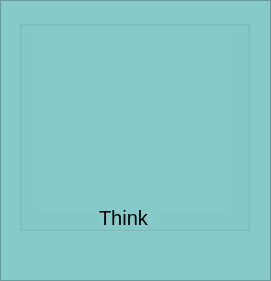
       <widget class="QFrame" name="frame_12">
        <property name="geometry">
         <rect>
          <x>1070</x>
          <y>12</y>
          <width>271</width>
          <height>281</height>
         </rect>
        </property>
        <property name="styleSheet">
         <string notr="true">background-color: rgb(135, 202, 202);</string>
        </property>
        <property name="frameShape">
         <enum>QFrame::StyledPanel</enum>
        </property>
        <property name="frameShadow">
         <enum>QFrame::Raised</enum>
        </property>
        <widget class="QGroupBox" name="groupBox_14">
         <property name="geometry">
          <rect>
           <x>19</x>
           <y>20</y>
           <width>231</width>
           <height>211</height>
          </rect>
         </property>
         <property name="title">
          <string/>
         </property>
         <widget class="QLabel" name="label_57">
          <property name="geometry">
           <rect>
            <x>20</x>
            <y>10</y>
            <width>191</width>
            <height>181</height>
           </rect>
          </property>
          <property name="toolTip">
           <string>Think Soluções em Tecnologia</string>
          </property>
          <property name="text">
           <string/>
          </property>
          <property name="pixmap">
           <pixmap>../Imagens/globe_earth_planet_2767.ico</pixmap>
          </property>
          <property name="scaledContents">
           <bool>true</bool>
          </property>
         </widget>
         <widget class="QLabel" name="label_60">
          <property name="geometry">
           <rect>
            <x>80</x>
            <y>190</y>
            <width>61</width>
            <height>16</height>
           </rect>
          </property>
          <property name="font">
           <font>
            <pointsize>15</pointsize>
           </font>
          </property>
          <property name="text">
           <string>Think</string>
          </property>
         </widget>
        </widget>
       </widget>
